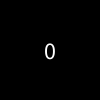
Frame 1 (no input)
Frame 60 (the mouse pressed at the canvas centre just before this capture): identical to frame 1, image omitted
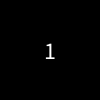
Frame 120 (the mouse held since frame 60 and released just before this capture)

The Processing sketch that drew these frames (run headless with seeded random() and noise(); from frame 60 on, the mouse is pressed at the canvas centre):

// Processing sketch: ej10e_SOLO_MILLIS
// ── ej10e_SOLO_MILLIS.pde

// Delta time: manejo del tiempo con milisegundos en Processing

int marcaDelTiempo;
int estado = 0;

void setup(){
  textAlign( CENTER, CENTER );
  textSize( 24 );
}

void draw(){
  background( 0 );
  
  if( estado == 0 ){
    text( 0, width/2, height/2 );
    
    //paso a 1 con un clic -------------------------- !
    if( mousePressed ){
      marcaDelTiempo = millis();
      estado = 1; 
      println( "-------> " + marcaDelTiempo );
    }
    
  }else if( estado == 1 ){
    text( 1, width/2, height/2 );
    
    println( millis()-marcaDelTiempo );
    //paso a 0 despues de 5000 ms (5 segundos) ------ ! 
    if( millis()-marcaDelTiempo >= 5000 ){
      estado = 0;
    }
  }
  
  //println( millis() );
  //println( millis()/1000 );
}
